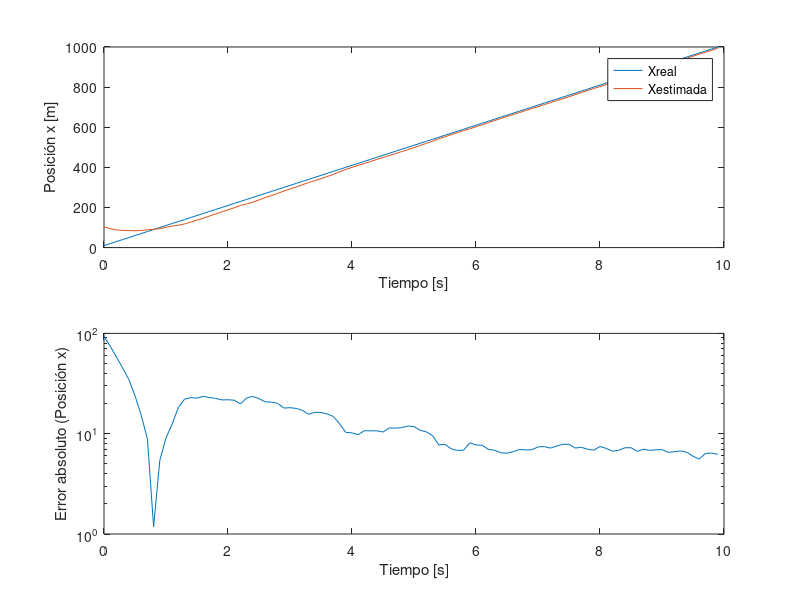
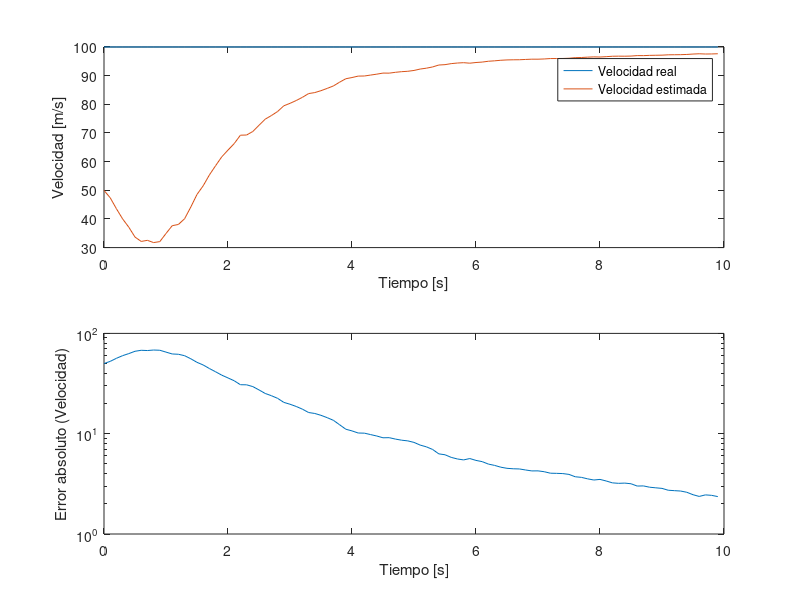
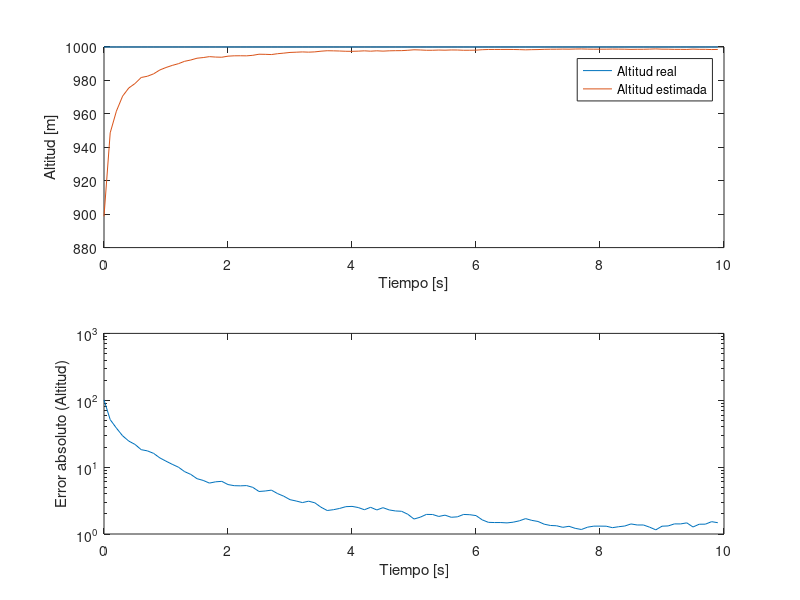
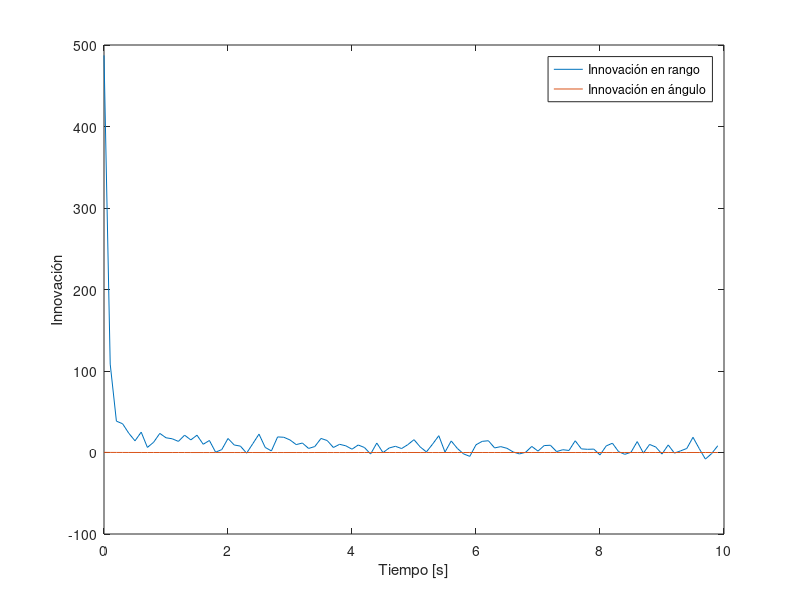

Write MATLAB code to recreate these figures, in order.
clear all
close all
clc

%% Parámetros del problema
dt = 0.1; % Intervalo de tiempo
num_itr = 100; % Número de iteraciones

% Posición del radar
x_r = 0;
y_r = 0;

% Estado inicial del avión (real)
x0 = 0; 
y0 = 1000; 
v_real = 100; 

% Vector de estado inicial real [x; v; y]
x_real = [x0; v_real; y0];  % Estado real

% Estado inicial estimado (media inicial μ0)
mu = [100; 50; 500];  % Estado estimado inicial [x; v; y]

% Covarianza inicial Σ0
P = diag([100, 25, 100]);  % Covarianza inicial para x, v, y

% Ruido del proceso (avión: velocidad y altitud)
Q = diag([0, 0.02^2, 0.1^2]);

% Ruido de las mediciones (radar: rango y ángulo)
R = diag([5^2, (0.5*pi/180)^2]); % Convertir ángulo a radianes

% Matriz de transición del estado (solo cambia x=x+v⋅dt, 'v' e 'y' son ctes)
F = [1 dt 0;
     0  1 0;
     0  0 1];

% Medidas del radar en función del estado
h = @(x) [sqrt((x(1) - x_r)^2 + (x(3) - y_r)^2);  % rango
          atan2(x(3) - y_r, x(1) - x_r)];         % ángulo

%% Simulación
mu_hist = zeros(3, num_itr); % Para guardar la historia del estado estimado
P_hist = zeros(3, 3, num_itr); % Para guardar la historia de la covarianza
x_real_hist = zeros(3, num_itr); % Para guardar la historia del estado real
innovation_hist = zeros(2, num_itr); % Para guardar la historia de la innovación

for k = 1:num_itr
    % Simulación del movimiento real del avión (sin ruido)
    x_real = F * x_real; % Actualización del estado real
    
    % Simulación de las mediciones con ruido
    z_real = h(x_real) + sqrt(R) * randn(2, 1);
    
    % Predicción del estado y la covarianza (para el estado estimado)
    mu_pred = F * mu;
    P_pred = F * P * F' + Q;
    
    % Jacobiano de la función de medición
    H = [(mu_pred(1) - x_r)/sqrt((mu_pred(1) - x_r)^2 + (mu_pred(3) - y_r)^2), 0, (mu_pred(3) - y_r)/sqrt((mu_pred(1) - x_r)^2 + (mu_pred(3) - y_r)^2);
         -(mu_pred(3) - y_r)/((mu_pred(1) - x_r)^2 + (mu_pred(3) - y_r)^2), 0, (mu_pred(1) - x_r)/((mu_pred(1) - x_r)^2 + (mu_pred(3) - y_r)^2)];
     
    % Innovación (diferencia entre la medición real y la predicha)
    y_k = z_real - h(mu_pred);
    
    % Covarianza de la innovación
    S = H * P_pred * H' + R;
    
    % Ganancia de Kalman
    K = P_pred * H' / S;
    
    % Actualización del estado estimado y la covarianza
    mu = mu_pred + K * y_k;
    P = (eye(3) - K * H) * P_pred;
    
    % Guardar la historia
    mu_hist(:, k) = mu;
    P_hist(:, :, k) = P;
    x_real_hist(:, k) = x_real;
    innovation_hist(:, k) = y_k;  % Guardar la innovación
end

%% Gráficas de resultados
t = (0:num_itr-1) * dt;

% Gráfica de la posición 'x' y error
figure;
subplot(2,1,1);
plot(t, x_real_hist(1,:), t, mu_hist(1,:));
xlabel('Tiempo [s]');
ylabel('Posición x [m]');
legend('Xreal', 'Xestimada');

subplot(2,1,2);
semilogy(t, abs(x_real_hist(1,:) - mu_hist(1,:)));
xlabel('Tiempo [s]');
ylabel('Error absoluto (Posición x)');

% Gráfica de la velocidad y error
figure;
subplot(2,1,1);
plot(t, x_real_hist(2,:), t, mu_hist(2,:));
xlabel('Tiempo [s]');
ylabel('Velocidad [m/s]');
legend('Velocidad real', 'Velocidad estimada');

subplot(2,1,2);
semilogy(t, abs(x_real_hist(2,:) - mu_hist(2,:)));
xlabel('Tiempo [s]');
ylabel('Error absoluto (Velocidad)');

% Gráfica de la posición 'y' y error
figure;
subplot(2,1,1);
plot(t, x_real_hist(3,:), t, mu_hist(3,:));
xlabel('Tiempo [s]');
ylabel('Altitud [m]');
legend('Altitud real', 'Altitud estimada');

subplot(2,1,2);
semilogy(t, abs(x_real_hist(3,:) - mu_hist(3,:)));
xlabel('Tiempo [s]');
ylabel('Error absoluto (Altitud)');

% Gráfica de la innovación
figure;
plot(t, innovation_hist(1,:), t, innovation_hist(2,:));
xlabel('Tiempo [s]');
ylabel('Innovación');
legend('Innovación en rango', 'Innovación en ángulo');

% Gráfica de la varianza de la matriz de covarianza
figure;
plot(t, squeeze(P_hist(1,1,:)), t, squeeze(P_hist(2,2,:)), t, squeeze(P_hist(3,3,:)));
xlabel('Tiempo [s]');
ylabel('Varianza');
legend('Varianza en x', 'Varianza en v', 'Varianza en y');

